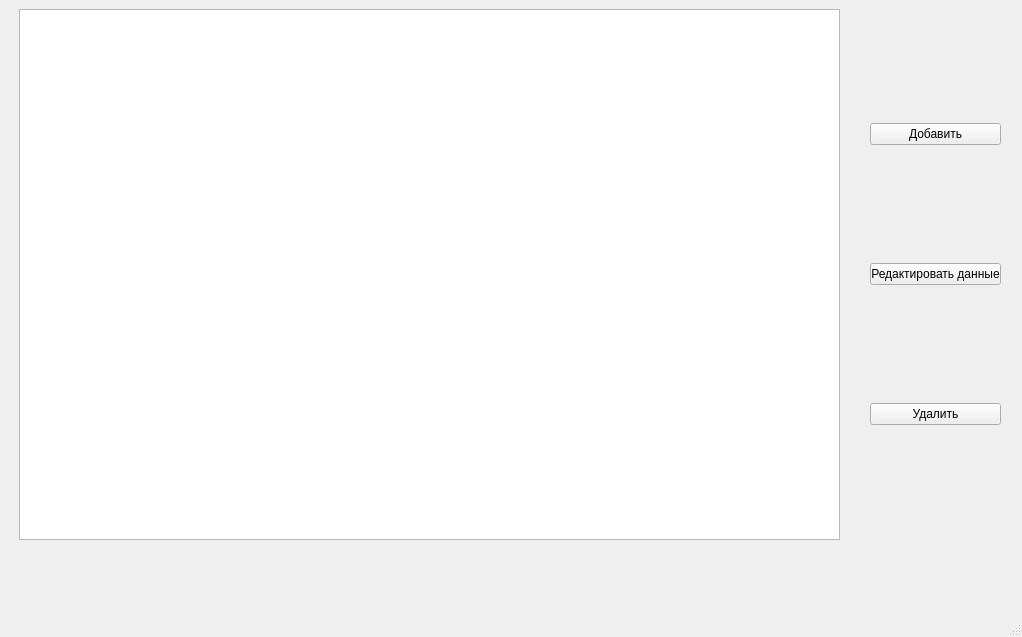
<?xml version="1.0" encoding="UTF-8"?>
<ui version="4.0">
 <class>MainWindow</class>
 <widget class="QMainWindow" name="MainWindow">
  <property name="geometry">
   <rect>
    <x>0</x>
    <y>0</y>
    <width>1022</width>
    <height>637</height>
   </rect>
  </property>
  <property name="minimumSize">
   <size>
    <width>0</width>
    <height>0</height>
   </size>
  </property>
  <property name="mouseTracking">
   <bool>false</bool>
  </property>
  <property name="windowTitle">
   <string>Учет сотрудников</string>
  </property>
  <widget class="QWidget" name="centralwidget">
   <widget class="QWidget" name="gridLayoutWidget">
    <property name="geometry">
     <rect>
      <x>19</x>
      <y>9</y>
      <width>821</width>
      <height>531</height>
     </rect>
    </property>
    <layout class="QGridLayout" name="gridLayout">
     <item row="0" column="1">
      <widget class="QTableView" name="tableView_main">
       <property name="sizePolicy">
        <sizepolicy hsizetype="MinimumExpanding" vsizetype="MinimumExpanding">
         <horstretch>0</horstretch>
         <verstretch>0</verstretch>
        </sizepolicy>
       </property>
      </widget>
     </item>
    </layout>
   </widget>
   <widget class="QWidget" name="gridLayoutWidget_2">
    <property name="geometry">
     <rect>
      <x>870</x>
      <y>10</y>
      <width>131</width>
      <height>531</height>
     </rect>
    </property>
    <layout class="QGridLayout" name="gridLayout_2">
     <property name="verticalSpacing">
      <number>5</number>
     </property>
     <item row="3" column="0">
      <widget class="QPushButton" name="pushButton_deleteEmployee">
       <property name="text">
        <string>Удалить</string>
       </property>
       <property name="autoRepeatDelay">
        <number>300</number>
       </property>
      </widget>
     </item>
     <item row="2" column="0">
      <widget class="QPushButton" name="pushButton_editEmployee">
       <property name="text">
        <string>Редактировать данные</string>
       </property>
       <property name="autoRepeatDelay">
        <number>300</number>
       </property>
      </widget>
     </item>
     <item row="0" column="0">
      <widget class="QPushButton" name="pushButton_addEmployee">
       <property name="text">
        <string>Добавить</string>
       </property>
       <property name="autoRepeatDelay">
        <number>300</number>
       </property>
      </widget>
     </item>
    </layout>
   </widget>
  </widget>
  <widget class="QMenuBar" name="menubar">
   <property name="geometry">
    <rect>
     <x>0</x>
     <y>0</y>
     <width>1022</width>
     <height>20</height>
    </rect>
   </property>
  </widget>
  <widget class="QStatusBar" name="statusbar"/>
 </widget>
 <resources/>
 <connections/>
</ui>
